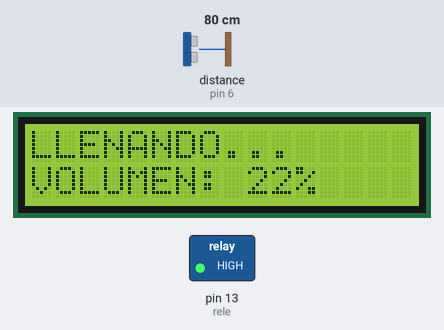
A sketch run on a simulated Arduino Uno, built with avr-gcc and run on an emulated ATmega328P. Parts: 16×2 character LCD, switched loads named in the sketch (green lamp = pin HIGH). Wiring (inferred from the names in the program): ultrasonic range finder: trigger pin 5; echo pin 6. Inputs (shaded band) come from the test bench; at power-on: distance to the obstacle (sensor on pin 6) 80 cm. The echo pulse lasts 58.3 µs per cm; pins used as bus, display or sensor lines are not drawn.

Above: at 3.2 s.
3.3 s: distance to the obstacle (sensor on pin 6) set to 25 cm
At 5.9 s:
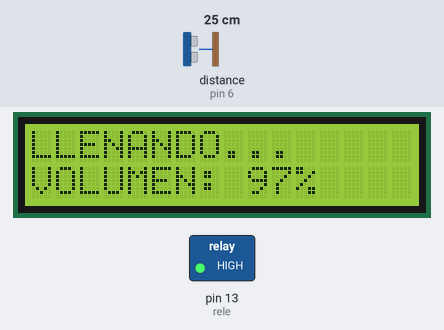
7.1 s: distance to the obstacle (sensor on pin 6) set to 22 cm
At 9.2 s:
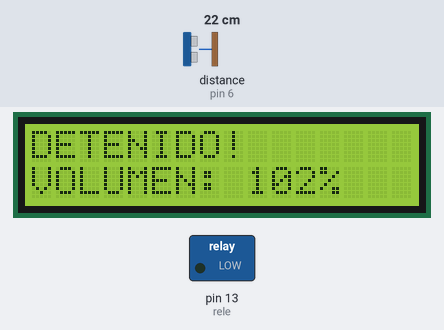
10.9 s: distance to the obstacle (sensor on pin 6) set to 2 cm
At 12.4 s:
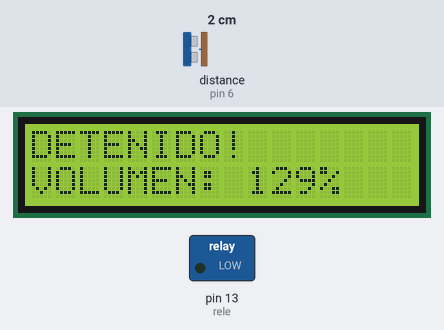
Timing chart, 0 to 13.9 s (numbered marks = the images above; inputs shaded):
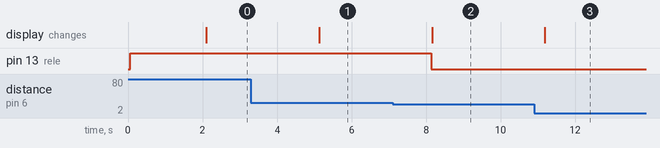

Measured:
- the behaviour switches between 24 and 23 cm on distance to the obstacle (sensor on pin 6) (found by bisection; images 1 and 2)
- after the input at 3.3 s, the display: changes after 1.8 s (image 1)
- after the input at 7.1 s, pin 13 (rele): HIGH → LOW after 1.0 s; the display: changes after 1.1 s (image 2)
- after the input at 10.9 s, the display: changes after 0.29 s (image 3)

The sketch:

main.ino
```cpp
#include "inicializaciones.h"
#include <LiquidCrystal_I2C.h>
#include <Wire.h>

const int TriggerAd = 5;   //Pin digital
const int EchoAd = 6;   //Pin digital
const int rele = 13;
int corte_flag = 0; //iniciamos la bandera baja
int volumen_tanque = 0;
int volumen_corte = 100;
int volumen_histeresis = 80;

long t1; //timepo que demora en llegar el eco
long d1; //distancia en centimetros
int contador = 0;

char restTime; //variable para controlar los eco

LiquidCrystal_I2C lcd(0x27, 16, 2);

void setup() {
  // put your setup code here, to run once:

  Serial.begin(9600);//iniciailzamos la comunicación
  lcd.init();
  lcd.backlight();

  pinMode(TriggerAd, OUTPUT); //pin como salida
  pinMode(EchoAd, INPUT);  //pin como entrada
  pinMode(rele, OUTPUT);  //pin como salida
  digitalWrite(rele, HIGH);
  //iniTimer2(); //inicio timer 2
  //interrupts();//Habilito las interrupciones
  lcd.setCursor(0,0);
  lcd.print("Cargando...");
  delay(2000);
}

void loop() {
  // put your main code here, to run repeatedly:
  digitalWrite(TriggerAd, HIGH);
  //restTime = 'ON'; //para que de un descanso de 10us antes de leer el eco
  delayMicroseconds(10);
  digitalWrite(TriggerAd, LOW);
  t1 = pulseIn(EchoAd, HIGH); //obtenemos el ancho del pulso
  d1 = t1 / 59;           //escalamos el tiempo a una distancia en cm
  if (d1 > 0){
    volumen_tanque = volumenTanque(t1);
//    lcd.clear();
//    lcd.setCursor(0,0);
//    lcd.print(t1);
//    lcd.setCursor(0,1);
//    lcd.print("VOLUMEN: ");
//    lcd.print(volumen_tanque);
//    lcd.print("%");
    if ((volumen_tanque < volumen_histeresis) and (corte_flag == 0)){
      lcd.clear();
      lcd.setCursor(0,0);
      lcd.print("LLENANDO...");
//      lcd.print("TIEMPO: ");
//      lcd.print(t1);
//      lcd.print(" us");
      lcd.setCursor(0,1);
      lcd.print("VOLUMEN: ");
      lcd.print(volumen_tanque);
      lcd.print("%");
    }

    else if ((volumen_tanque >= volumen_corte) and (corte_flag == 0)){
      digitalWrite(rele, LOW);
      corte_flag = 1;
      lcd.clear();
      lcd.setCursor(0,0);
      lcd.print("DETENIDO!");
//      lcd.print("TIEMPO: ");
//      lcd.print(t1);
//      lcd.print(" us");
      lcd.setCursor(0,1);
      lcd.print("VOLUMEN: ");
      lcd.print(volumen_tanque);
      lcd.print("%");
    }

    else if ((volumen_tanque < volumen_histeresis) and (corte_flag == 1)){
      digitalWrite(rele, HIGH);
      corte_flag = 0;
      lcd.clear();
      lcd.setCursor(0,0);
      lcd.print("LLENANDO...");
//      lcd.print("TIEMPO: ");
//      lcd.print(t1);
//      lcd.print(" us");
      lcd.setCursor(0,1);
      lcd.print("VOLUMEN: ");
      lcd.print(volumen_tanque);
      lcd.print("%");
    }

    else if ((volumen_tanque >= volumen_corte) and (corte_flag == 1)){
      lcd.clear();
      lcd.setCursor(0,0);
      lcd.print("DETENIDO!");
//      lcd.print("TIEMPO: ");
//      lcd.print(t1);
//      lcd.print(" us");
      lcd.setCursor(0,1);
      lcd.print("VOLUMEN: ");
      lcd.print(volumen_tanque);
      lcd.print("%");
    }

     else if ((volumen_tanque < volumen_corte) and (volumen_tanque >= volumen_histeresis) and (corte_flag == 1)){
      lcd.clear();
      lcd.setCursor(0,0);
      lcd.print("DETENIDO!");
//      lcd.print("TIEMPO: ");
//      lcd.print(t1);
//      lcd.print(" us");
      lcd.setCursor(0,1);
      lcd.print("VOLUMEN: ");
      lcd.print(volumen_tanque);
      lcd.print("%");
    }
     else if ((volumen_tanque < volumen_corte) and (volumen_tanque >= volumen_histeresis) and (corte_flag == 0)){
      lcd.clear();
      lcd.setCursor(0,0);
      lcd.print("LLENANDO...");
//      lcd.print("TIEMPO: ");
//      lcd.print(t1);
//      lcd.print(" us");
      lcd.setCursor(0,1);
      lcd.print("VOLUMEN: ");
      lcd.print(volumen_tanque);
      lcd.print("%");
    }
    delay(3000);
    }

}

int volumenTanque(float tiempo){

  int ppVolumen = tiempo*-0.023581953272125786+131.91744660427165;

  return ppVolumen;
  }
```

inicializaciones.h
```cpp
#define F_CPU 16000000UL // Defining the CPU Frequency

#define FREC_INTERRUPT  100000 //en Hz
#define PRE_SCALER      1UL

#include <avr/io.h>      // Contains all the I/O Register Macros
#include <util/delay.h>  // Generates a Blocking Delay
#include <avr/interrupt.h> // Contains all interrupt vectors

void iniTimer1()
{
  TCCR1A = 0;// pongo a cero el registro de control del timer2 (pagina 155)
  TCCR1B = 0;// idem para TCCR2B
  TCNT1  = 0;//valor inicial del contador en 0
  // Seteo el preescaler en 1
  TCCR1B |= (0 << CS12) | (0 << CS11) | (1 << CS10);
  //seteamos el timer1 para interrupción cada 1ms, que es el máximo tiempo que podemos alcanzar
  OCR1A = 159; // = (16MHz/(preScaler*frecuencia de Interrupción))-1
  //Modo Contador (Clear Timer on Compare Match (CTC))
  TCCR1A |= (1 << WGM12);

  // Habilito la comparación
  TIMSK1 |= (1 << OCIE1A);    //ver pagina 160
}

void iniTimer2()
{
  TCCR2A = 0;// pongo a cero el registro de control del timer2 (pagina 155)
  TCCR2B = 0;// idem para TCCR2B
  TCNT2  = 0;//valor inicial del contador en 0
  // Seteo el preescaler en 1
  TCCR2B |= (0 << CS22) | (0 << CS21) | (1 << CS20);
  //seteamos el timer2 para interrupción cada 1ms, que es el máximo tiempo que podemos alcanzar
  OCR2A = 159; // = (16MHz/(preScaler*frecuencia de Interrupción))-1
  //Modo Contador (Clear Timer on Compare Match (CTC))
  TCCR2A |= (1 << WGM21);

  // Habilito la comparación
  TIMSK2 |= (1 << OCIE2A);    //ver pagina 160
}
```
